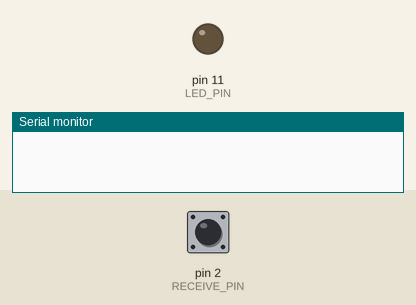
Simulated run of this sketch. Board: Arduino Uno, built with avr-gcc and run on an emulated ATmega328P. On the bench: output pins drawn as LEDs (lit = HIGH), the last lines printed to the serial monitor. Inputs (shaded band) come from the test bench; at power-on: pin 2 (RECEIVE_PIN) LOW.

Above: at 1.2 s.
1.3 s: pin 2 (RECEIVE_PIN) driven HIGH
2.8 s: pin 2 (RECEIVE_PIN) pulsed LOW 5 times (0.12 s each, 0.3 s apart)
At 3.8 s:
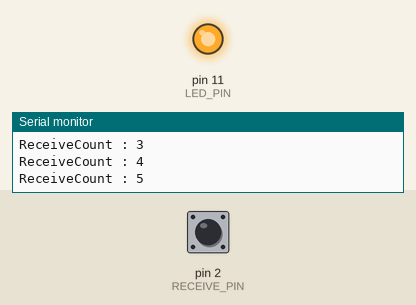
Timing chart, 0 to 5.9 s (numbered marks = the images above; inputs shaded):
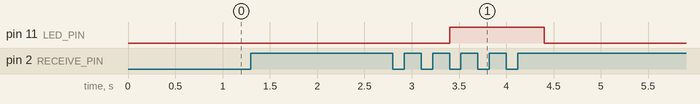

Measured:
- after the input at 2.8 s, pin 11 (LED_PIN): LOW → HIGH after 0.60 s, → LOW 1.0 s later

The sketch:

IR_LED_ReceiveSimple.ino
```cpp
#define RECEIVE_PIN 2
#define LED_PIN 11
#define RECEIVE_BUFFERING_COUNT 5

int lastReceive;
int receiveCount;

void setup() {
  Serial.begin(115200);
  pinMode(RECEIVE_PIN, INPUT);
  pinMode(LED_PIN, OUTPUT);
  digitalWrite(LED_PIN, LOW);
  lastReceive = 0;
  receiveCount = 0;
}

void loop() {
  int nowReceive = digitalRead(RECEIVE_PIN);
  //Serial.print(lastReceive);Serial.print(" -> ");Serial.println(nowReceive);
  if (nowReceive!=lastReceive) {
    Serial.print("ReceiveCount : ");Serial.println(receiveCount);
    receiveCount++;
  }
  lastReceive = nowReceive;

  if (receiveCount > RECEIVE_BUFFERING_COUNT) {
    digitalWrite(LED_PIN, HIGH);
    delay(1000);
    digitalWrite(LED_PIN, LOW);
    receiveCount = 0;
  }
}
```
